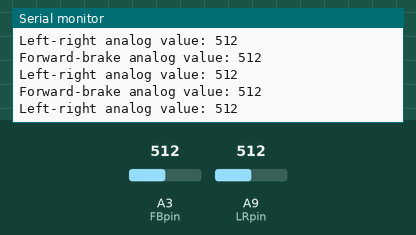
This sketch was run on a simulated Arduino Mega 2560, built with avr-gcc and run on an emulated ATmega2560. On the bench: the last lines printed to the serial monitor. Inputs (shaded band) come from the test bench; at power-on: A3 (FBpin) = 512, A9 (LRpin) = 512.

Above: at 1.2 s.
1.3 s: A3 (FBpin) set to 107
At 1.9 s:
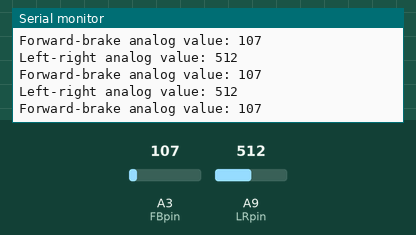
4.3 s: A3 (FBpin) set to 92
At 4.9 s:
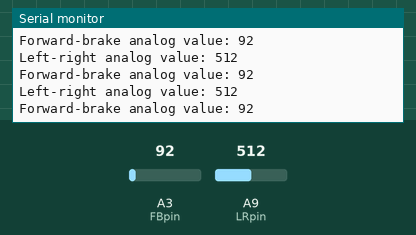
7.3 s: A9 (LRpin) set to 110
At 7.9 s:
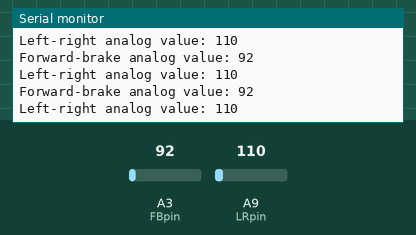
10.3 s: A9 (LRpin) set to 90
At 10.8 s:
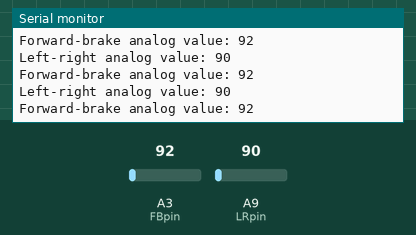
Timing chart, 0 to 13.3 s (numbered marks = the images above; inputs shaded):
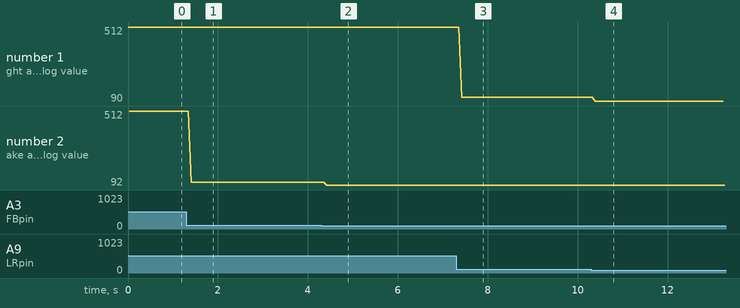

Measured:
- the behaviour switches between 100 and 99 on A9 (LRpin) (found by bisection; images 3 and 4)
- after the input at 1.3 s, the serial monitor: prints a new line after 0.11 s (image 1)
- after the input at 4.3 s, the serial monitor: prints a new line after 0.12 s (image 2)
- after the input at 7.3 s, the serial monitor: prints a new line after 0.12 s (image 3)
- after the input at 10.3 s, the serial monitor: prints a new line after 0.09 s (image 4)
- plotted number 1: 512 → 110 after the input at 7.3 s, 110 → 90 after the input at 10.3 s
- plotted number 2: 512 → 107 after the input at 1.3 s, 107 → 92 after the input at 4.3 s

The sketch:

Joystick.ino
```cpp
int LRpin = A9;
int FBpin = A3;
int LRanalogVal;
int FBanalogVal;
float joystick_LR, joystick_FB;
//dead zones for the joystick values (to scale with 1)
float LR_DEADZONE = 0.02;
float FB_DEADZONE = 0.08;
//used to adjust left right values such that you have dead zones
//where -1 will still mean max left, and 1 will mean max right
float LR_SCALE = 1/(1-LR_DEADZONE);
float FB_SCALE = 1/(1-FB_DEADZONE);
float STEER_MAX_ANGLE = 22.0;
float STEER_MIN_ANGLE = 15.0;
float LEAN_MAX_ANGLE = 29.0;
float LEAN_MIN_ANGLE = 2.0;
//range of speed values where speed sensative steering/leaning activates
float SPEED_SENS_MAX = 30.0;
float SPEED_SENS_MIN = 4.0;
//calculations for the amount of degrees you can change per unit of speed/lean
float SPEED_LIMIT_STEER_SLOPE = (STEER_MIN_ANGLE - STEER_MAX_ANGLE)/(SPEED_SENS_MAX - SPEED_SENS_MIN);
float SPEED_LIMIT_LEAN_SLOPE = (LEAN_MAX_ANGLE - LEAN_MIN_ANGLE)/(SPEED_SENS_MAX - SPEED_SENS_MIN);
//limits calculated depending on speed
float steerAngleLimit = STEER_MAX_ANGLE;
float leanAngleLimit = LEAN_MIN_ANGLE;
float SpeedState = 0.0;

void setup() {
Serial.begin(9600);
}
void loop() {
LRanalogVal = analogRead(LRpin);
//ComputePWMOutputs();
FBanalogVal = analogRead(FBpin);
//ComputePWMOutputs();
Serial.print("Left-right analog value: ");
Serial.println(LRanalogVal);
Serial.print("Forward-brake analog value: ");
Serial.println(FBanalogVal);
//convert to [-1,1] value
joystick_LR = (LRanalogVal / 512.0) - 1.0;
joystick_FB = (FBanalogVal / 512.0) - 1.0;
//set the deadzones for the left right ranges of the joystick
if (joystick_LR <= -LR_DEADZONE){
  joystick_LR = (joystick_LR + LR_DEADZONE) * LR_SCALE;
}else if (joystick_LR > LR_DEADZONE){
  joystick_LR = (joystick_LR + LR_DEADZONE) * LR_SCALE;
}else {
  joystick_LR = 0.0;
}
//set the deadzones for the foward brake ranges of the joystick
if (joystick_FB <= -FB_DEADZONE) joystick_FB = (joystick_FB + FB_DEADZONE) * FB_SCALE;
else if (joystick_LR > FB_DEADZONE) joystick_FB = (joystick_FB + FB_DEADZONE) * FB_SCALE;
else joystick_LR = 0.0;
//you want it so that the faster you go, the less sensative your steer
steerAngleLimit = SPEED_LIMIT_STEER_SLOPE * SpeedState + STEER_MAX_ANGLE;
if (steerAngleLimit > STEER_MAX_ANGLE) steerAngleLimit = STEER_MAX_ANGLE;
if (steerAngleLimit < STEER_MIN_ANGLE) steerAngleLimit = STEER_MIN_ANGLE;
//you want it so that the faster you go, the more you can lean
leanAngleLimit = SPEED_LIMIT_LEAN_SLOPE * SpeedState + LEAN_MIN_ANGLE;
if (leanAngleLimit > LEAN_MAX_ANGLE) leanAngleLimit = LEAN_MAX_ANGLE;
if (leanAngleLimit < LEAN_MIN_ANGLE) leanAngleLimit = LEAN_MIN_ANGLE;
//this is not in their code - but I'm wondering why it isn't.
//it's suppose to account for bottom of the range where your
//steering and leaning becomes speed sensative.
//(delete if unnecessary, or put into an if-else loop if appropriate).
if (SpeedState <= 4.0) {
steerAngleLimit = STEER_MAX_ANGLE;
leanAngleLimit = LEAN_MIN_ANGLE;
}
}
```
